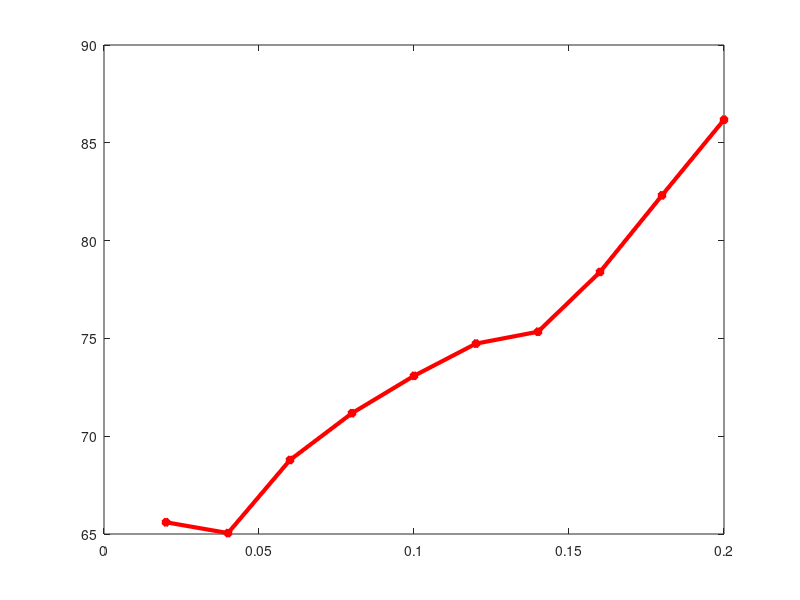

Here is the MATLAB script that generated this plot: (Note: this script raises an error after producing the figure.)
clear
clc
% 

packet_size=20;
injection_rate=[0.001,0.002,0.003,0.004,0.005,0.006,0.007,0.008,0.009,0.01];
offered_load= injection_rate * packet_size;

%simulation results.
average_cyc_delay_dor_m=[65.5995,65.0477,68.7835,71.1768,73.0843,74.734,75.3401,78.3956,82.3129, 86.1775];
average_cyc_delay_dor_t=[63.7147,63.6184,65.3501,67.3304,67.0462,69.3935,70.6339,72.0942,73.7559,75.7471 ];
average_cyc_delay_romm_m=[64.5185,68.1431,69.3655,71.7154,73.3628,75.2783,79.8101,82.4407,84.3305,90.3535 ];
average_cyc_delay_val_m=[103.59,107.192,111.245,116.321,121.798,136.856,149.083,169.714,207.624,314.263];
average_cyc_delay_miniadapt_m=[66.2407,66.3927,71.2497,73.0061, 76.4463,78.6048,84.7678,86.7904,94.2925,97.0227];
average_cyc_delay_miniadapt_t=[63.9306,64.3196,67.6409,69.9848,70.2829,74.6027, 76.7594,80.7171,84.1109, 89.9289 ];


grid on
plot(offered_load,average_cyc_delay_dor_m,'r-*','LineWidth',3);
hold on
plot(offered_load,average_cyc_delay_dor_t,'y-X','LineWidth',3);
hold on
plot(offered_load,average_cyc_delay_romm_m,'g-X','LineWidth',3);
hold on
plot(offered_load,average_cyc_delay_val_m,'b-*','LineWidth',3);
hold on
plot(offered_load,average_cyc_delay_miniadapt_m,'k-*','LineWidth',3);
hold on
plot(offered_load,average_cyc_delay_miniadapt_t,'k-X','LineWidth',3);
hold on



xlabel('offered load')
ylabel('average cycle delay')
title('offered load versus average cycle delay(uniform)')
legend('dimension-order routing(mesh)','dimension-order routing(torus)','ROMM routing(mesh)','VAL(mesh)','minimal adapting(mesh)','minimal adapting(torus)')

